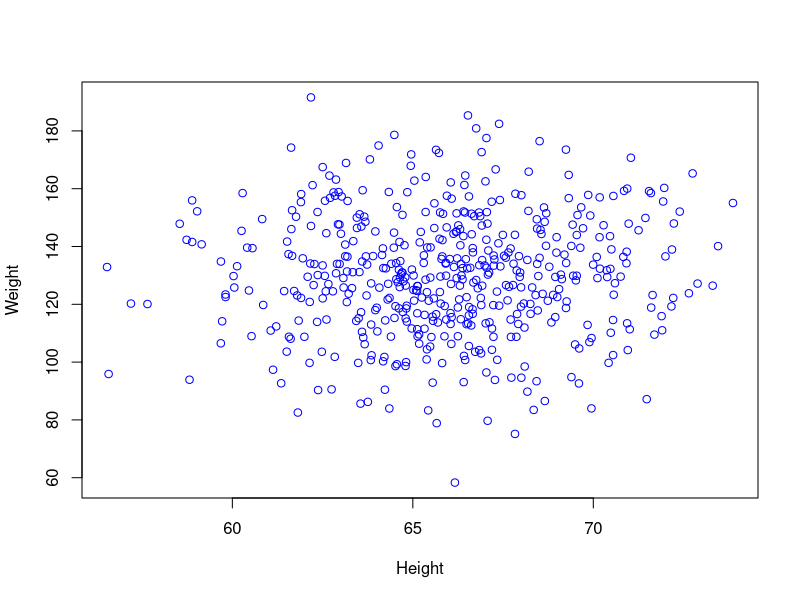
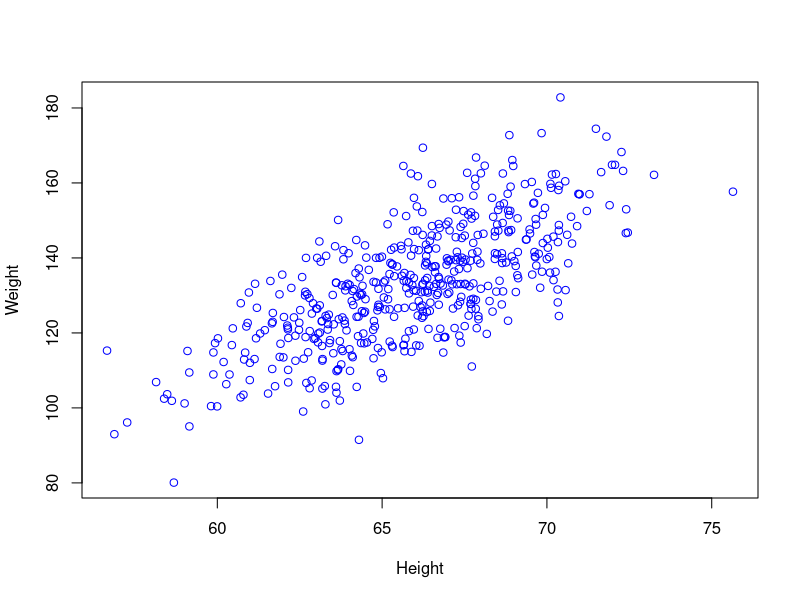

Reproduce these figures in R, in order.
# Filename?
# Author?
# Date?

#----Text Etc.

#  "Body Mass Index" or "BMI"  concepts:

# Body mass index (BMI) is defined as an individual's body mass divided by the square of his or her height, 
# measured in kilograms/meters squared. A normal BMI ranges from 18.5 to 24.9. Overweight is defined as having 
# a BMI of 25 to 29.9. A BMI equal or greater than 30 is considered obese.

#  BMI = weight / height^2
#  BMI = kilograms / meters^2  
#  BMI = ( pounds / inches^2 ) * 703
#  "healthy BMI" = 18.5 - 24.9
#  "ideal.bmi" (not true) (18.5+24.9)/2 =21.7


#-----Constants

height.mean <- 66
height.sd   <-  3

weight.mean <- 130
weight.sd   <-  20


ideal.bmi <- 21.7
ideal.bmi.sd <- 1.8


N <- 10000

#-----Functions


simHW.1 <- function(N){
  height <- rnorm(N,mean=height.mean,sd=height.sd)
  weight <- rnorm(N,mean=weight.mean,sd=weight.sd)
  as.data.frame(cbind(height,weight))
}


simHW.2 <- function(N){
  height <- rnorm(N,mean=height.mean,sd=height.sd)
  weight <- rnorm(N,ideal.bmi,ideal.bmi.sd) *  height^2  / 703 
  as.data.frame(cbind(height,weight))
}



height_weight_plot <- function(myCol="blue"){
  plot(sim.height,sim.weight,
       xlab="Height",
       ylab="Weight",
       col=myCol)
}


#-----Analysis and Display


simData <- simHW.1(500)

sim.height <- simData$height
sim.weight <- simData$weight

height_weight_plot()


simData <- simHW.2(500)

sim.height <- simData$height
sim.weight <- simData$weight

height_weight_plot()




# plot YOUR height and weight on top of this figure


# more than one way... 
# new
# points
# make it big and red...







# BMI.scriptYours
# -"clean up" this code
# suggest better documentation?
# suggest better naming conventions?
# build new function which includes:
#  hieght as an input parameter (since this varies by population group)
#  ideal BMI as an input paramter
#  other cool stuff?


